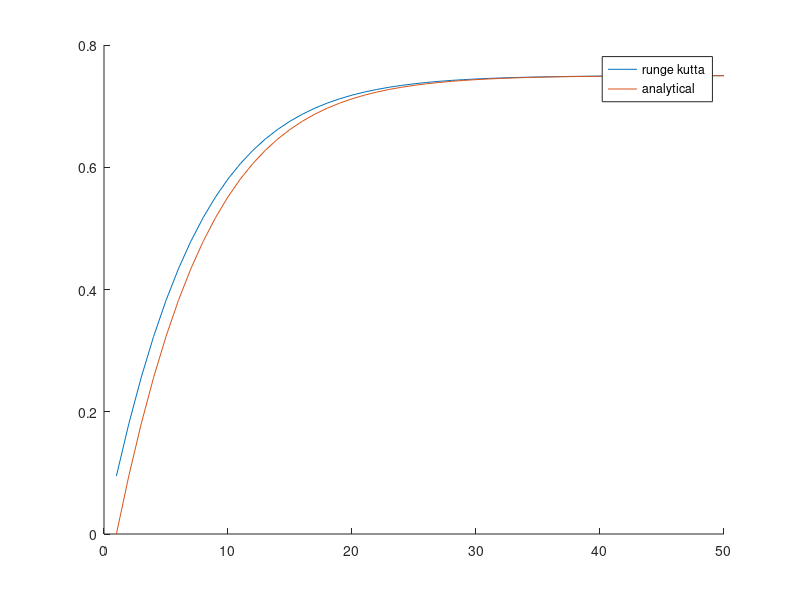

The MATLAB script that drew this image:
clc; clear all; close all;

%Student Numbers
% 20523043 Pavel 
% 20509464 Tyler
% 20482444 Henrietta 

A = [-2  1;
      0 -2];
  
B = [0 1].';
C = [1 1];

x = [0 0].';
u = 1;


% xdot = Ax + Bu
% y = Cx + Du

t = 0: 0.01: 10;

delta_t=0.1; % step size
time = 0:delta_t:5;                                 
y = zeros(1, 5/delta_t);
y_analytical = zeros(1, 5/delta_t);
for t=1:(length(time)-1) % calculation loop
    k_1 = A*x + B*u;
    k_2 = A*(x+0.5*delta_t*k_1)+B*u;
    k_3 = A*(x+0.5*delta_t*k_2)+B*u;
    k_4 = A*(x+delta_t*k_3)+B*u;
    x = x + (1/6)*(k_1+2*k_2+2*k_3+k_4)*delta_t;  % main equation
    y(t) = C*x;
    y_analytical(t) = 3/4 -(time(t)/2)*exp(-2*time(t)) - (3/4)*exp(-2*time(t));
end

figure(1);
hold on;
plot(y)
plot(y_analytical)
legend('runge kutta', 'analytical');

